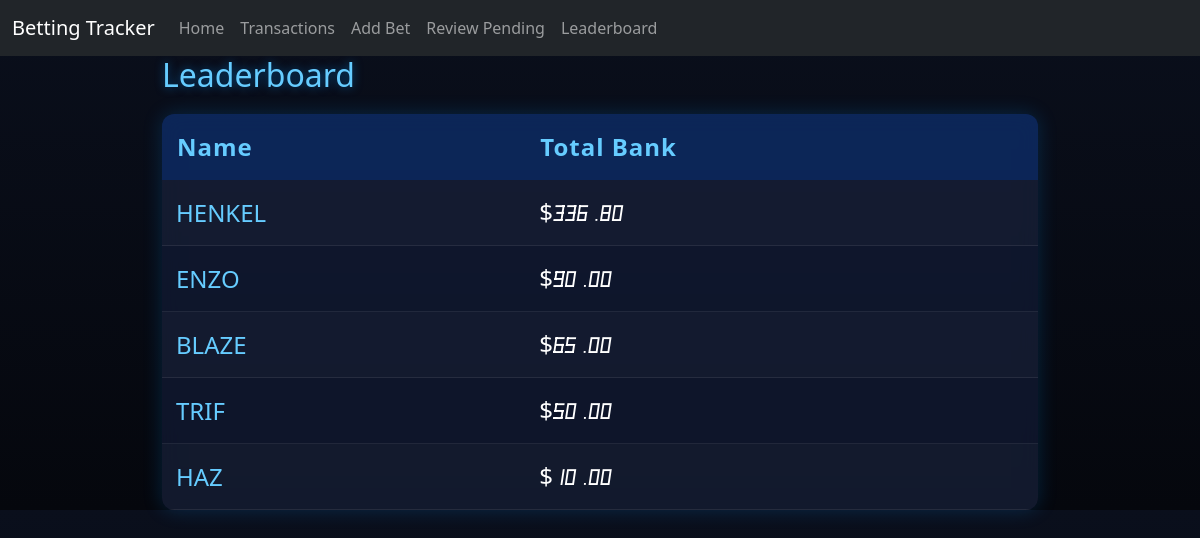
Before: / with the older database file.
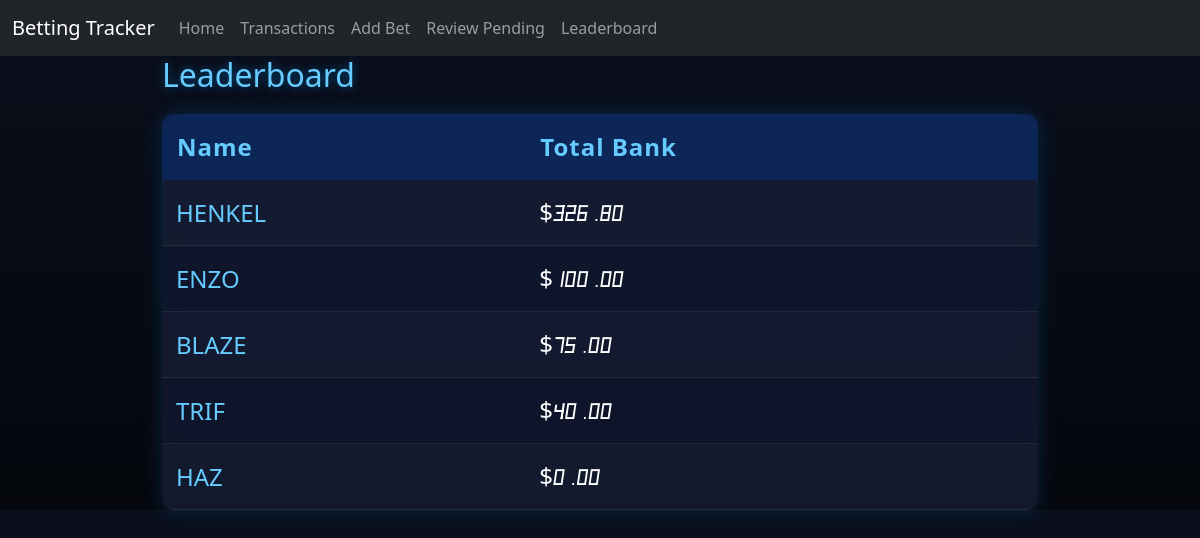
After: the same page with the newer database file.
### tables this page shows
CREATE TABLE Players (
                        ID INTEGER PRIMARY KEY AUTOINCREMENT,
                        Name TEXT,
                        BetsPlaced INTEGER,
                        SuccessRate REAL,
                        Bank REAL
                    );

### app.py (the view)
@app.route("/")
def index():
    db = get_db(DB)
    players = db.execute("SELECT * FROM Players").fetchall()
    print(players)
    totals = db.execute("""
        SELECT Players.ID, Name, Bank,
               COALESCE(SUM(AmountWon),0) as result,
               Bank + COALESCE(SUM(AmountWon),0) as total
        FROM Players
        LEFT JOIN Transactions ON Players.ID = Transactions.PlayerID
        GROUP BY Players.ID
        ORDER BY total DESC
    """).fetchall()
    return render_template("index.html", players=totals)

### app.py (called while the page is built)
def get_db(DB):
    try:
        db = sqlite3.connect(DB)
        return db
    except sqlite3.Error as e:
        print(f"Error opening database: {e}")
        return None

### templates/index.html
{% extends "base.html" %}
{% block content %}
<h2>Leaderboard</h2>
<table class="leaderboard-table">
    <tr>
        <th>Name</th>
        <th>Total Bank</th>
    </tr>
    {% for p in players %}
    <tr>
        <td>
            <a href="{{ url_for('player', id=p[0]) }}">
                {{ p[1] }}
            </a>
        </td>
        <td>$<span class="leaderboard-numbers">{{ "%.2f"|format(p[4]) }}</span></td>
    </tr>
    {% endfor %}
</table>
{% endblock %}

### templates/base.html (shortened to what this page needs)
<!DOCTYPE html>
<html lang="en">
<head>
<link href="https://cdn.jsdelivr.net/npm/bootstrap@5.3.0/dist/css/bootstrap.min.css" rel="stylesheet">
<link rel="stylesheet" href="https://cdn.jsdelivr.net/npm/bootstrap-icons@1.11.1/font/bootstrap-icons.css">
</head>
<body>
<nav class="navbar navbar-expand-lg navbar-dark bg-dark">
    <div class="container-fluid">
        <a class="navbar-brand" href="/">Betting Tracker</a>
    <div class="collapse navbar-collapse">
        <ul class="navbar-nav me-auto mb-2 mb-lg-0">
            <li class="nav-item">
                <a class="nav-link" href="/">Home</a>
            </li>
            <li class="nav-item">
                <a class="nav-link" href="/transactions">Transactions</a>
            </li>
            <li class="nav-item">
                <a class="nav-link" href="/add">Add Bet</a>
            </li>
            <li class="nav-item">
                <a class="nav-link" href="/review">Review Pending</a>
            </li>
            <li class="nav-item">
                <a class="nav-link" href="/leaderboard">Leaderboard</a>
            </li>
        </ul>
    </div>
</div>
</nav>
<div class="container">
    {% block content %}
    {% endblock %}
</div>
</body>
</html>

### templates/base.html (style rules this page uses)
body { background: linear-gradient(to bottom, #0a0f1c, #05070d); color: white; font-family: 'Segoe UI', Tahoma, Geneva, Verdana, sans-serif; }
.leaderboard-numbers { font-family: 'SportsType', sans-serif; }
.container { max-width: 900px; }
.leaderboard-table { width: 100%; border-collapse: collapse; background: rgba(20, 30, 60, 0.6); backdrop-filter: blur(10px); border-radius: 12px; overflow: hidden; box-shadow: 0 0 20px rgba(0, 150, 255, 0.2); font-size: 1.5em; }
.leaderboard-table th { text-align: left; padding: 15px; background: rgba(0, 100, 255, 0.2); color: #66ccff; font-weight: 600; letter-spacing: 1px; }
.leaderboard-table td { padding: 14px; border-bottom: 1px solid rgba(255, 255, 255, 0.08); }
.leaderboard-table a { color: #66ccff; text-decoration: none; }
.leaderboard-table tr:nth-child(even) { background: rgba(255, 255, 255, 0.02); }
h2 { margin-bottom: 20px; color: #66ccff; text-shadow: 0 0 10px rgba(0, 150, 255, 0.5); }

Changed rows visible on the page:
changed Players "HENKEL": p "336.80" → "326.80"
changed Players "ENZO": p "90.00" → "100.00"
changed Players "BLAZE": p "65.00" → "75.00"
changed Players "TRIF": p "50.00" → "40.00"
changed Players "HAZ": p "10.00" → "0.00"
